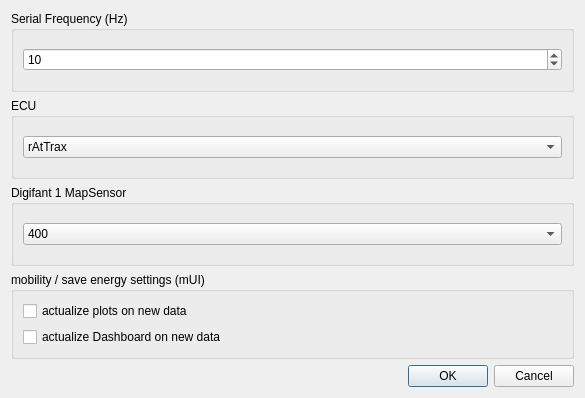
<?xml version="1.0" encoding="UTF-8"?>
<ui version="4.0">
 <class>V2SettingsDialog</class>
 <widget class="QDialog" name="V2SettingsDialog">
  <property name="geometry">
   <rect>
    <x>0</x>
    <y>0</y>
    <width>585</width>
    <height>398</height>
   </rect>
  </property>
  <property name="windowTitle">
   <string>Dialog</string>
  </property>
  <layout class="QGridLayout" name="gridLayout">
   <item row="5" column="0">
    <widget class="QDialogButtonBox" name="buttonBox">
     <property name="orientation">
      <enum>Qt::Horizontal</enum>
     </property>
     <property name="standardButtons">
      <set>QDialogButtonBox::Cancel|QDialogButtonBox::Ok</set>
     </property>
    </widget>
   </item>
   <item row="1" column="0">
    <widget class="QGroupBox" name="groupBoxFrequency">
     <property name="title">
      <string>Serial Frequency (Hz)</string>
     </property>
     <layout class="QVBoxLayout" name="verticalLayout">
      <item>
       <widget class="QSpinBox" name="serialFrequencySpinBox">
        <property name="minimum">
         <number>1</number>
        </property>
        <property name="maximum">
         <number>100</number>
        </property>
        <property name="value">
         <number>10</number>
        </property>
       </widget>
      </item>
     </layout>
    </widget>
   </item>
   <item row="4" column="0">
    <widget class="QGroupBox" name="groupBoxEnergy">
     <property name="title">
      <string>mobility / save energy settings (mUI)</string>
     </property>
     <layout class="QVBoxLayout" name="verticalLayout_2">
      <item>
       <widget class="QCheckBox" name="actualizeVis1CheckBox">
        <property name="text">
         <string>actualize plots on new data</string>
        </property>
       </widget>
      </item>
      <item>
       <widget class="QCheckBox" name="actualizeDashboardCheckBox">
        <property name="text">
         <string>actualize Dashboard on new data</string>
        </property>
       </widget>
      </item>
     </layout>
    </widget>
   </item>
   <item row="2" column="0">
    <widget class="QGroupBox" name="groupBoxEcu">
     <property name="title">
      <string>ECU</string>
     </property>
     <layout class="QGridLayout" name="gridLayout_2">
      <item row="0" column="0">
       <widget class="QComboBox" name="comboBoxEcu">
        <property name="sizePolicy">
         <sizepolicy hsizetype="Expanding" vsizetype="Fixed">
          <horstretch>0</horstretch>
          <verstretch>0</verstretch>
         </sizepolicy>
        </property>
        <item>
         <property name="text">
          <string>rAtTrax</string>
         </property>
        </item>
        <item>
         <property name="text">
          <string>Digifant 1</string>
         </property>
        </item>
        <item>
         <property name="text">
          <string>VR6 M3.8.1</string>
         </property>
        </item>
       </widget>
      </item>
     </layout>
    </widget>
   </item>
   <item row="3" column="0">
    <widget class="QGroupBox" name="groupBoxEnergy_2">
     <property name="title">
      <string>Digifant 1 MapSensor</string>
     </property>
     <layout class="QVBoxLayout" name="verticalLayout_3">
      <item>
       <widget class="QComboBox" name="comboBoxMapSensor">
        <item>
         <property name="text">
          <string>400</string>
         </property>
        </item>
        <item>
         <property name="text">
          <string>100</string>
         </property>
        </item>
        <item>
         <property name="text">
          <string>200</string>
         </property>
        </item>
        <item>
         <property name="text">
          <string>250</string>
         </property>
        </item>
        <item>
         <property name="text">
          <string>300</string>
         </property>
        </item>
       </widget>
      </item>
     </layout>
    </widget>
   </item>
  </layout>
 </widget>
 <resources/>
 <connections>
  <connection>
   <sender>buttonBox</sender>
   <signal>accepted()</signal>
   <receiver>V2SettingsDialog</receiver>
   <slot>accept()</slot>
   <hints>
    <hint type="sourcelabel">
     <x>248</x>
     <y>254</y>
    </hint>
    <hint type="destinationlabel">
     <x>157</x>
     <y>274</y>
    </hint>
   </hints>
  </connection>
  <connection>
   <sender>buttonBox</sender>
   <signal>rejected()</signal>
   <receiver>V2SettingsDialog</receiver>
   <slot>reject()</slot>
   <hints>
    <hint type="sourcelabel">
     <x>316</x>
     <y>260</y>
    </hint>
    <hint type="destinationlabel">
     <x>286</x>
     <y>274</y>
    </hint>
   </hints>
  </connection>
 </connections>
</ui>
